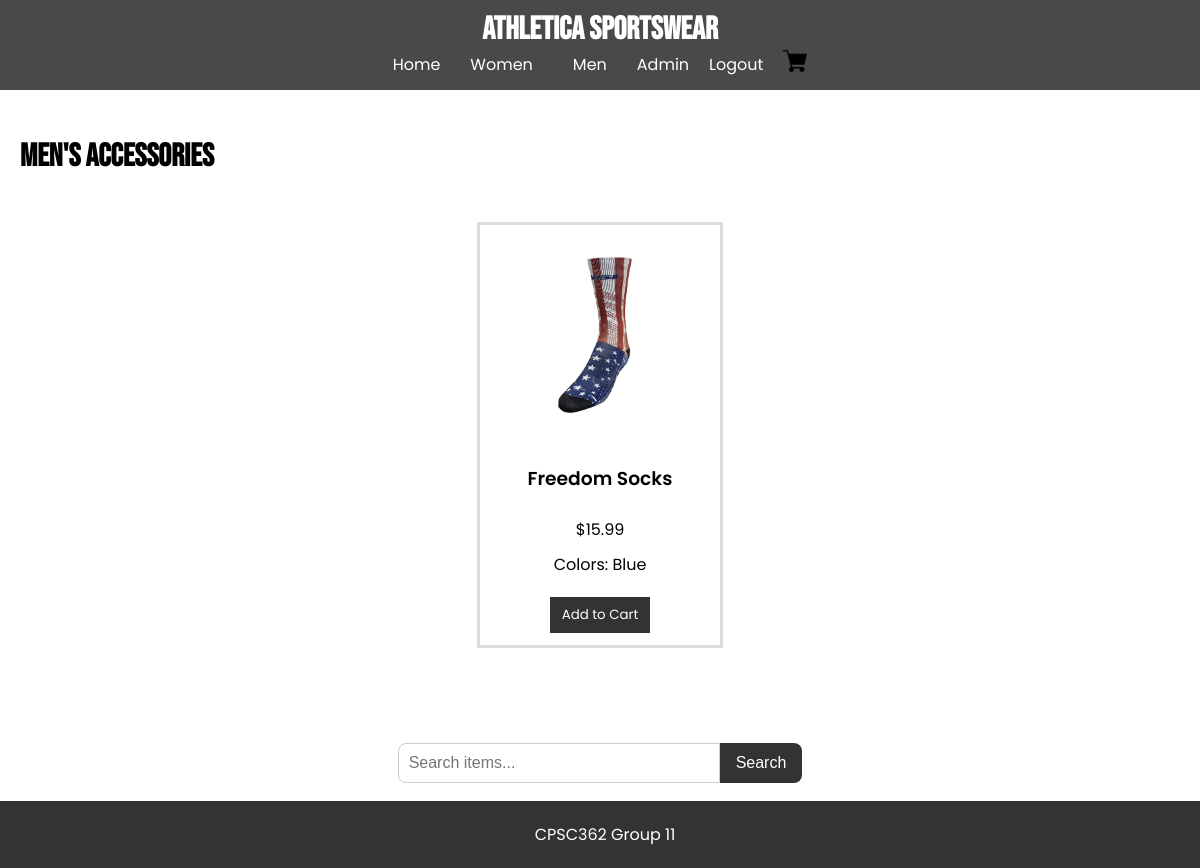
Page /men/accessories (signed in) on the committed database.
### tables this page shows
CREATE TABLE items
                    (id TEXT PRIMARY KEY,
                    name TEXT NOT NULL,
                    category TEXT NOT NULL,
                    subcategory TEXT NOT NULL,
                    price REAL NOT NULL,
                    image TEXT,
                    color TEXT);

### app.py (the view)
@app.route('/men/accessories')
def men_accessories():
    with sqlite3.connect(DB_PATH) as con:
        cur = con.cursor()
        cur.execute("SELECT * FROM items WHERE category = 'Men' AND subcategory = 'Accessories'")
        items = cur.fetchall()
    return render_template("men_accessories.html", items=items)

### templates/men_accessories.html (shortened to what this page needs)
{% extends "base.html" %}
{% block content %}
    <h2>Men's Accessories</h2>
    <div class="items">
        {% for item in items %}
            <div class="item">
                <img src="{{ url_for('static', filename='images/' + item[5]) }}" alt="{{ item[1] }}">
                <h3>{{ item[1] }}</h3>
                <p>${{ "%.2f" % item[4] }}</p>
                <p class="colors">Colors: {{ item[6] }}</p>
                <form method="POST" action="{{ url_for('add_to_cart') }}">
                    <button type="submit" class="add-to-cart">Add to Cart</button>
                </form>
            </div>
        {% else %}
            <p>No items found.</p>
        {% endfor %}
    </div>
{% endblock %}

### static/css/style.css (style rules this page uses)
body { font-family: 'Poppins', sans-serif; font-weight: 400; margin: 0; padding: 0; }
h2 { font-family: 'Bebas Neue', sans-serif; font-size: 2em; font-weight: 700; }
h3 { font-family: 'Poppins', sans-serif; font-weight: 600; }
form { margin: 10px 0; }
form input, form select, form button { margin: 5px 0; padding: 5px; }
.items { display: flex; margin-bottom: 40px; flex-wrap: wrap; gap: 20px; justify-content: center; padding: 20px; }
.item { border: .2em solid #ddd; padding: 10px; width: 220px; text-align: center; height: 400px; flex-direction: column; display: flex; }
.item p { font-family: 'Poppins', sans-serif; margin: 5px 0px; }
.item img { max-width: 100%; max-height: 200px; object-fit: contain; display: block; margin: 0 auto 10px auto; flex-shrink: 0; }
.add-to-cart { font-family: 'Poppins', sans-serif; background-color: #333; color: white; border: none; padding: 8px 12px; cursor: pointer; margin-bottom: 10px; }

### rows in the picture
items: image (picture), name "Freedom Socks", price "15.99", color "Blue"
